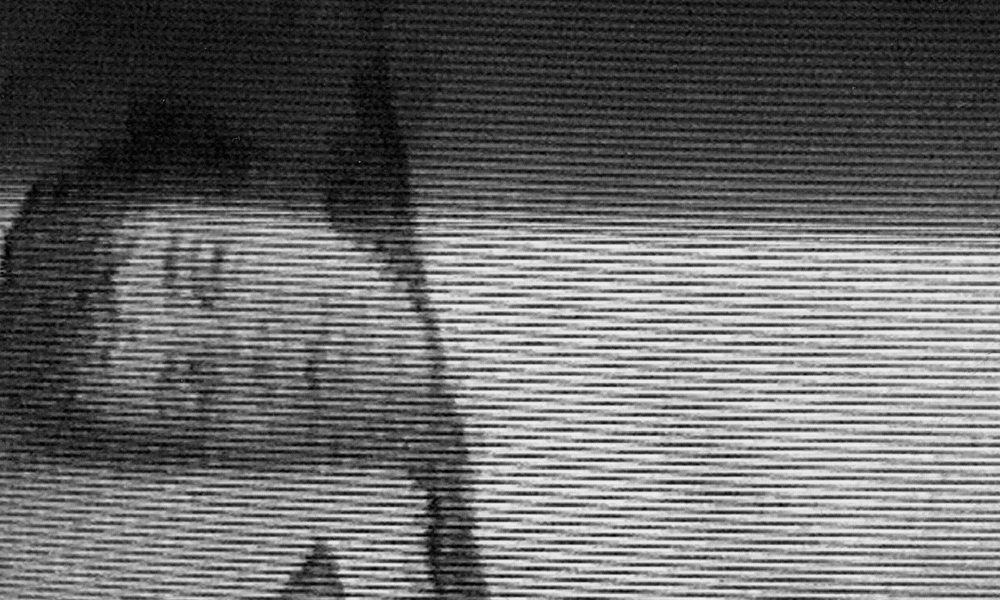
#> input picture assignment3/image3.png, 1000 x 600 px, shrunk from 1600 x 960 before the run, found by its file name
$ python main.py
#> lines starting #> are read from the running program, lines starting #| are printed output that depends on the picture
import cv2
import matplotlib.pyplot as plt
import numpy as np

# Read image
original_img = cv2.imread(".\\image3.png", cv2.IMREAD_GRAYSCALE)
#> original_img is the input picture: shape (600, 1000); min 0, max 243, mean 104.6
plt.subplot(2, 2, 1)
plt.imshow(original_img, cmap='gray')
plt.title("Original Image")
plt.axis("off")

# get optimal size for dft
dft_M = cv2.getOptimalDFTSize(original_img.shape[0])
#> dft_M = 600
dft_N = cv2.getOptimalDFTSize(original_img.shape[1])
#> dft_N = 1000
# add zero padding
dft_A = np.zeros((dft_M, dft_N), dtype=np.float32)
dft_A[:original_img.shape[0], :original_img.shape[1]] = original_img

# make two channel for dft (real and imaginary)
planes = [dft_A, np.zeros(dft_A.shape, np.float32)]
dft_A = cv2.merge(planes)
cv2.dft(dft_A, dft_A)
cv2.split(dft_A, planes)
#compute the magnitude
magnitude = cv2.magnitude(planes[0], planes[1])
magnitude = np.log(magnitude + 1)

# shift to center
cx = int(dft_A.shape[1] / 2)
#> cx = 500
cy = int(dft_A.shape[0] / 2)
#> cy = 300
q0 = magnitude[0:cy, 0:cx]
q1 = magnitude[0:cy, cx:dft_A.shape[1]]
q2 = magnitude[cy:dft_A.shape[0], 0:cx]
q3 = magnitude[cy:dft_A.shape[0], cx:dft_A.shape[1]]
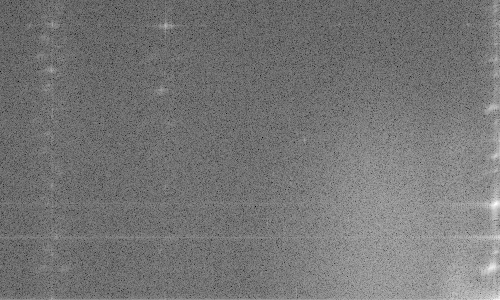
#> q3: shape (300, 500) float32; min 2.3, max 14.79, mean 8.08; drawn with min black and max white
# swap diagonal quadrants
tmp = np.copy(q0)
magnitude[0:cy, 0:cx] = q3
magnitude[cy:dft_A.shape[0], cx:dft_A.shape[1]] = tmp
tmp = np.copy(q1)
magnitude[0:cy, cx:dft_A.shape[1]] = q2
magnitude[cy:dft_A.shape[0], 0:cx] = tmp
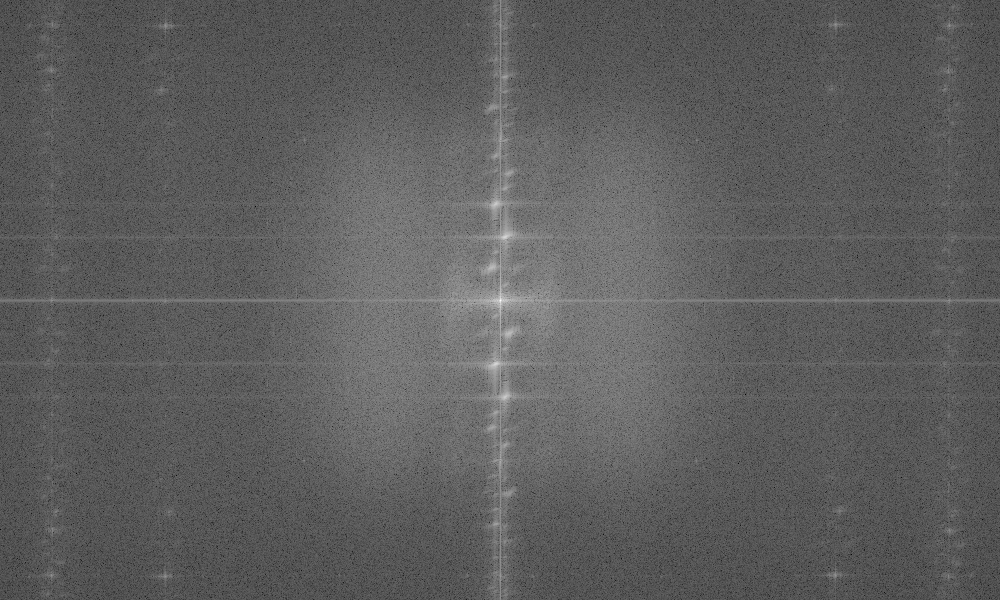
#> magnitude: shape (600, 1000) float32; min 2.29, max 17.95, mean 8.09; drawn with min black and max white
cv2.normalize(magnitude, magnitude, 0, 1, cv2.NORM_MINMAX)
# show frequency domain image after shift
plt.subplot(2, 2, 2)
plt.imshow(magnitude, cmap='gray')
plt.title("Frequency Domain Image After Shift")
plt.axis("off")

# get phase image
phase = cv2.phase(planes[0], planes[1], angleInDegrees=True)
# shift to center
q0 = phase[0:cy, 0:cx]
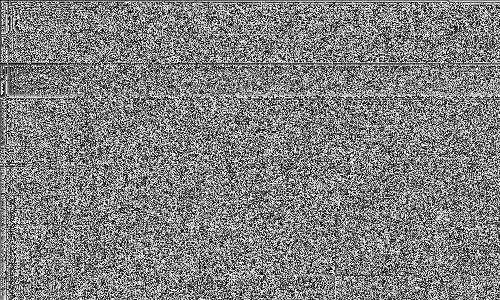
#> q0: shape (300, 500) float32; min 0, max 360, mean 181; drawn with min black and max white
q1 = phase[0:cy, cx:dft_A.shape[1]]
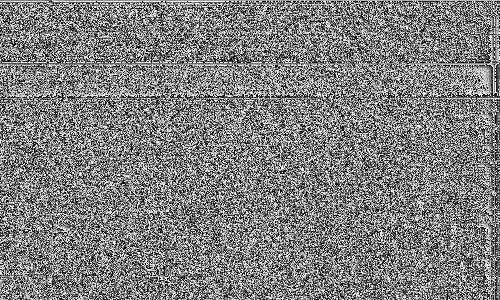
#> q1: shape (300, 500) float32; min 0.00247, max 360, mean 180.5; drawn with min black and max white
q2 = phase[cy:dft_A.shape[0], 0:cx]
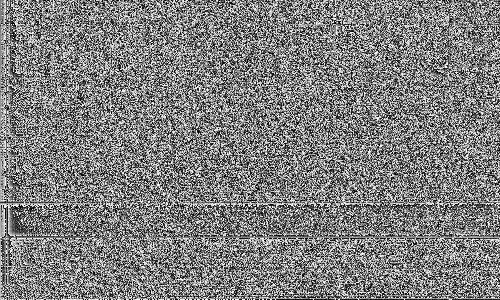
#> q2: shape (300, 500) float32; min 0.000185, max 360, mean 179.8; drawn with min black and max white
q3 = phase[cy:dft_A.shape[0], cx:dft_A.shape[1]]
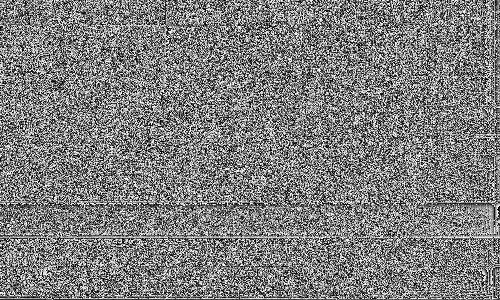
#> q3: shape (300, 500) float32; min 0.000804, max 360, mean 178.8; drawn with min black and max white
# swap diagonal phase
tmp = np.copy(q0)
phase[0:cy, 0:cx] = q3
phase[cy:dft_A.shape[0], cx:dft_A.shape[1]] = tmp
tmp = np.copy(q1)
phase[0:cy, cx:dft_A.shape[1]] = q2
phase[cy:dft_A.shape[0], 0:cx] = tmp
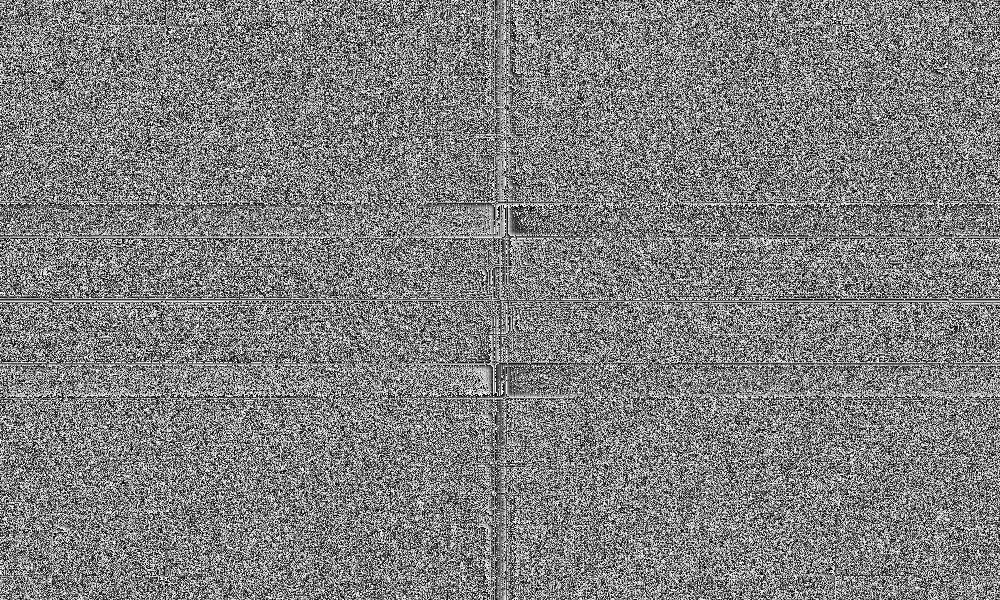
#> phase: shape (600, 1000) float32; min 0, max 360, mean 180; drawn with min black and max white
cv2.normalize(phase, phase, 0, 1, cv2.NORM_MINMAX)
# convert to 8 bit unsigned integer
phase = phase * 255
phase = phase.astype(np.uint8)
# show phase image
plt.subplot(2, 2, 3)
plt.imshow(phase, cmap='gray')
plt.title("Phase Image")
plt.axis("off")

# get inverse dft
cv2.idft(dft_A, dft_A)
cv2.split(dft_A, planes)
# get inverse image
inverse_img = cv2.magnitude(planes[0], planes[1])
# normalize to 0~255
cv2.normalize(inverse_img, inverse_img, 0, 255, cv2.NORM_MINMAX)
# convert to 8 bit unsigned integer
inverse_img = inverse_img.astype(np.uint8)
# show inverse image
plt.subplot(2, 2, 4)
plt.imshow(inverse_img, cmap='gray')
plt.title("Inverse Image")
plt.axis("off")

plt.show()

$ run again, with assignment3/fig.jpg saved as assignment3/image3.png
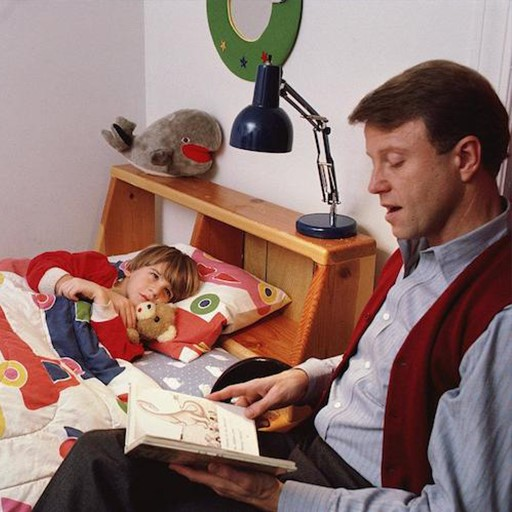
#> input picture assignment3/fig.jpg, 512 x 512 px, found by its file name
#> `q3 = phase[cy:dft_A.shape[0], cx:dft_A.shape[1]]`:
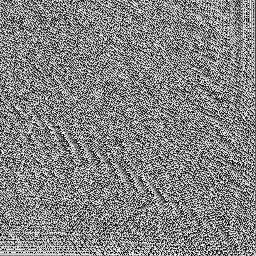
#> q3: shape (256, 256) float32; min 0.00418, max 360, mean 185.9; drawn with min black and max white
#> `phase[cy:dft_A.shape[0], 0:cx] = tmp`:
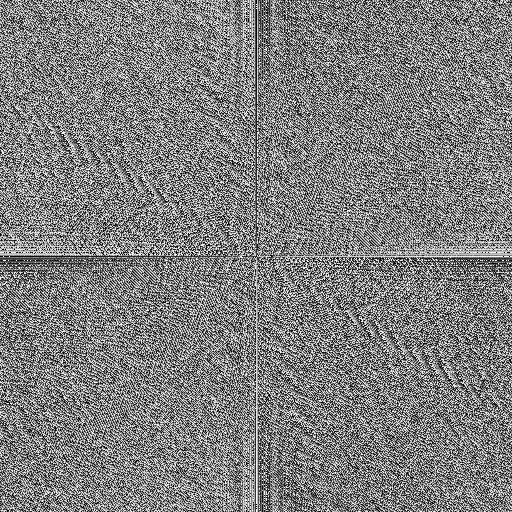
#> phase: shape (512, 512) float32; min 0, max 360, mean 180; drawn with min black and max white
